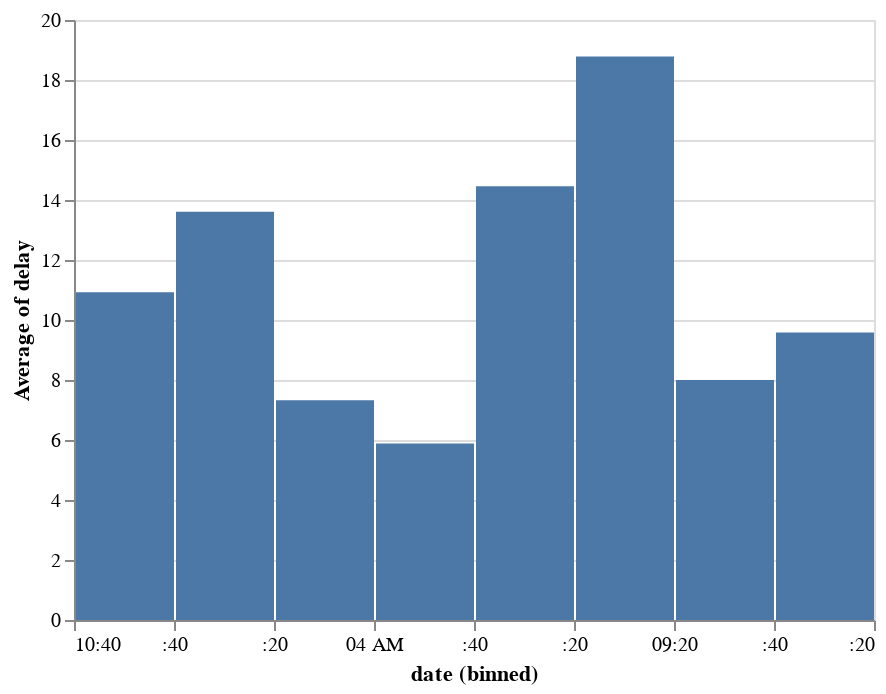

The code cell stored with this chart in its notebook:
### Code cell
df_la = df[df['origin'] == 'LAX']

x = alt.X('date', bin=True)
y = 'average(delay)'

alt.Chart(df_la).mark_bar().encode(
    x=x,
    y=y,
)

### Figure 1 — Vega-Lite specification as saved in the notebook (floating-point values rounded to 4 significant figures; data arrays with more than 128 entries replaced by an {"elided": "..."} marker saying what was removed)
{"$schema": "https://vega.github.io/schema/vega-lite/v3.4.0.json", "config": {"mark": {"tooltip": null}, "view": {"height": 300, "width": 400}}, "data": {"name": "data-88e313b976db62ee16eecb0290585890"}, "datasets": {"data-88e313b976db62ee16eecb0290585890": {"elided": "211 records"}}, "encoding": {"x": {"bin": true, "field": "date", "type": "temporal"}, "y": {"aggregate": "average", "field": "delay", "type": "quantitative"}}, "mark": "bar"}
